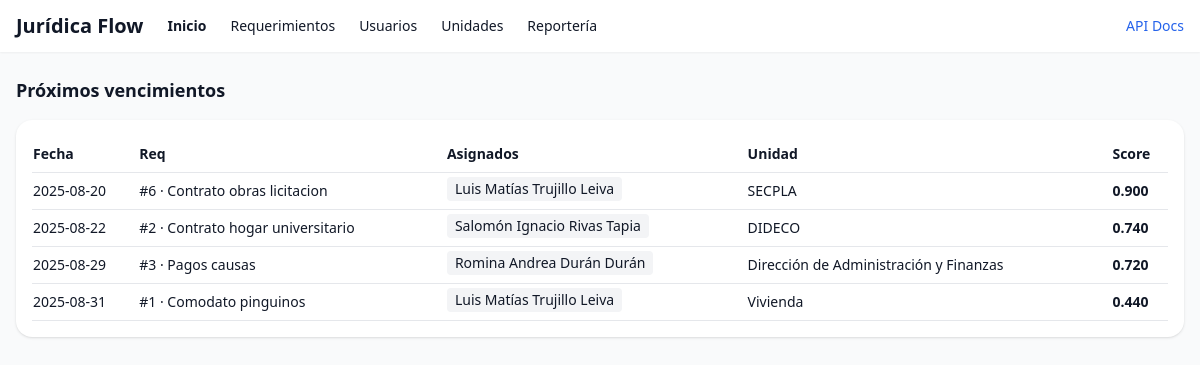
/ui, run on the app's committed database.
### app/models.py (models this page shows)
class LegalRequest(Base):
    __tablename__ = "legal_requests"
    id: Mapped[int] = mapped_column(Integer, primary_key=True, index=True)
    title: Mapped[str] = mapped_column(String(200), nullable=False)
    description: Mapped[str] = mapped_column(Text, nullable=True)
    unit_id: Mapped[int] = mapped_column(Integer, ForeignKey("units.id"), nullable=False)
    complexity: Mapped[int] = mapped_column(Integer, default=2)  # 1 baja, 2 media, 3 alta
    due_date: Mapped[Date | None] = mapped_column(Date, nullable=True)
    status: Mapped[str] = mapped_column(String(20), default="PENDIENTE")
    created_at: Mapped[datetime] = mapped_column(DateTime(timezone=True), server_default=func.now())
    unit = relationship("Unit", back_populates="requests")
    assignments = relationship("Assignment", back_populates="request", cascade="all, delete-orphan")

class User(Base):
    __tablename__ = "users"
    id: Mapped[int] = mapped_column(Integer, primary_key=True, index=True)
    full_name: Mapped[str] = mapped_column(String(160), nullable=False)
    role: Mapped[str] = mapped_column(String(60), nullable=False)
    assignments = relationship("Assignment", back_populates="assignee")

class Unit(Base):
    __tablename__ = "units"
    id: Mapped[int] = mapped_column(Integer, primary_key=True, index=True)
    name: Mapped[str] = mapped_column(String(120), unique=True, nullable=False)
    requests = relationship("LegalRequest", back_populates="unit")

### app/web.py (the view)
@router.get("/ui", response_class=HTMLResponse)
def home(request: Request, db: Session = Depends(get_db)):
    today = date.today()
    q = db.query(models.LegalRequest).filter(models.LegalRequest.status != "COMPLETADO")
    upcoming = []
    for r in q.all():
        if r.due_date:
            days = (r.due_date - today).days
            if -3 <= days <= 14:
                upcoming.append({
                    "request": r,
                    "assignees": [a.assignee for a in r.assignments],
                    "score": compute_score(r),
                })
    upcoming.sort(key=lambda x: (x["request"].due_date or today, -x["score"]))
    return templates.TemplateResponse("home.html", {"request": request, "upcoming": upcoming, "active": "home"})

### templates/home.html
{% extends "base.html" %}{% set active='home' %}
{% block content %}
<h2 class="text-lg font-semibold mb-4">Próximos vencimientos</h2>
<div class="bg-white rounded-2xl shadow p-4">
  <table class="w-full text-sm">
    <thead>
      <tr class="border-b">
        <th class="text-left py-2">Fecha</th>
        <th class="text-left">Req</th>
        <th class="text-left">Asignados</th>
        <th class="text-left">Unidad</th>
        <th class="text-left">Score</th>
      </tr>
    </thead>
    <tbody>
      {% for item in upcoming %}
        {% set r = item.request %}
        <tr class="border-b">
          <td class="py-2">{{ r.due_date or '-' }}</td>
          <td>#{{r.id}} · {{r.title}}</td>
          <td>
            {% if item.assignees %}
              {% for a in item.assignees %}
                <span class="inline-block bg-gray-100 rounded px-2 py-0.5 mr-1 mb-1">{{a.full_name}}</span>
              {% endfor %}
            {% else %}
              <span class="text-gray-500">Sin asignados</span>
            {% endif %}
          </td>
          <td>{{ r.unit.name if r.unit else '-' }}</td>
          <td class="font-semibold">{{ '%.3f'|format(item.score) }}</td>
        </tr>
      {% else %}
        <tr><td class="py-2 text-gray-500" colspan="5">No hay vencimientos próximos</td></tr>
      {% endfor %}
    </tbody>
  </table>
</div>
{% endblock %}

### templates/base.html (shortened to what this page needs)
<!doctype html>
<html lang="es">
  <head>
    <script src="https://cdn.tailwindcss.com"></script>
  </head>
  <body class="bg-gray-50 text-gray-900">
    <nav class="bg-white shadow-sm">
      <div class="max-w-7xl mx-auto px-4 py-3 flex items-center justify-between">
        <div class="flex items-center gap-6">
          <a href="/ui" class="font-semibold text-xl">Jurídica Flow</a>
          <a href="/ui" class="text-sm hover:underline {{ 'font-semibold' if active=='home' else '' }}">Inicio</a>
          <a href="/ui/requests" class="text-sm hover:underline {{ 'font-semibold' if active=='requests' else '' }}">Requerimientos</a>
          <a href="/ui/users" class="text-sm hover:underline {{ 'font-semibold' if active=='users' else '' }}">Usuarios</a>
          <a href="/ui/units" class="text-sm hover:underline {{ 'font-semibold' if active=='units' else '' }}">Unidades</a>
          <a href="/ui/reports" class="text-sm hover:underline {{ 'font-semibold' if active=='reports' else '' }}">Reportería</a>
        </div>
        <a href="/docs" class="text-sm text-blue-600 hover:underline">API Docs</a>
      </div>
    </nav>
    <main class="max-w-7xl mx-auto px-4 py-6">
      {% block content %}{% endblock %}
    </main>
  </body>
</html>

### data on the page
LegalRequest: due_date "2025-08-20", id "6", title "Contrato obras licitacion"
User: full_name "Luis Matías Trujillo Leiva"
Unit: unit "SECPLA"
LegalRequest: due_date "2025-08-22", id "2", title "Contrato hogar universitario"
User: full_name "Salomón Ignacio Rivas Tapia"
Unit: unit "DIDECO"
LegalRequest: due_date "2025-08-29", id "3", title "Pagos causas"
User: full_name "Romina Andrea Durán Durán"
Unit: unit "Dirección de Administración y Finanzas"
LegalRequest: due_date "2025-08-31", id "1", title "Comodato pinguinos"
Unit: unit "Vivienda"

### other printed values
{{ '%.3f'|format(item.score) }} "0.900" "0.740" "0.720" "0.440"
